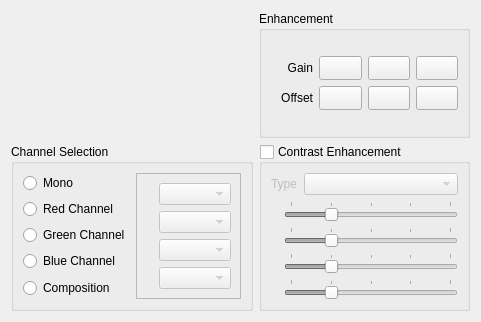
<?xml version="1.0" encoding="UTF-8"?>
<ui version="4.0">
 <class>RasterSymbolizerWidgetForm</class>
 <widget class="QWidget" name="RasterSymbolizerWidgetForm">
  <property name="geometry">
   <rect>
    <x>0</x>
    <y>0</y>
    <width>481</width>
    <height>322</height>
   </rect>
  </property>
  <property name="windowTitle">
   <string>Raster Symbolizer</string>
  </property>
  <layout class="QGridLayout" name="m_mainGridLayout">
   <item row="0" column="0">
    <layout class="QGridLayout" name="m_internalGridLayout">
     <item row="0" column="0">
      <widget class="QWidget" name="m_opacityWidget" native="true">
       <property name="sizePolicy">
        <sizepolicy hsizetype="Preferred" vsizetype="Preferred">
         <horstretch>0</horstretch>
         <verstretch>0</verstretch>
        </sizepolicy>
       </property>
      </widget>
     </item>
     <item row="0" column="1">
      <widget class="QGroupBox" name="m_enhancementGroupBox">
       <property name="title">
        <string>Enhancement</string>
       </property>
       <property name="flat">
        <bool>true</bool>
       </property>
       <layout class="QGridLayout" name="gridLayout_8">
        <item row="0" column="0">
         <layout class="QGridLayout" name="gridLayout_7">
          <item row="0" column="0">
           <layout class="QGridLayout" name="gridLayout_5">
            <item row="0" column="0">
             <widget class="QLabel" name="m_gainLabel">
              <property name="minimumSize">
               <size>
                <width>40</width>
                <height>0</height>
               </size>
              </property>
              <property name="text">
               <string>Gain</string>
              </property>
              <property name="alignment">
               <set>Qt::AlignRight|Qt::AlignTrailing|Qt::AlignVCenter</set>
              </property>
             </widget>
            </item>
            <item row="0" column="1">
             <widget class="QPushButton" name="m_gainPlusPushButton">
              <property name="maximumSize">
               <size>
                <width>16777215</width>
                <height>24</height>
               </size>
              </property>
              <property name="text">
               <string/>
              </property>
              <property name="icon">
               <iconset>
                <normaloff>:/tvLite/images/plus.png</normaloff>:/tvLite/images/plus.png</iconset>
              </property>
              <property name="flat">
               <bool>false</bool>
              </property>
             </widget>
            </item>
            <item row="0" column="2">
             <widget class="QPushButton" name="m_gainMinusPushButton">
              <property name="maximumSize">
               <size>
                <width>16777215</width>
                <height>24</height>
               </size>
              </property>
              <property name="text">
               <string/>
              </property>
              <property name="icon">
               <iconset>
                <normaloff>:/tvLite/images/minus.png</normaloff>:/tvLite/images/minus.png</iconset>
              </property>
              <property name="flat">
               <bool>false</bool>
              </property>
             </widget>
            </item>
            <item row="0" column="3">
             <widget class="QPushButton" name="m_gainResetPushButton">
              <property name="maximumSize">
               <size>
                <width>16777215</width>
                <height>24</height>
               </size>
              </property>
              <property name="text">
               <string/>
              </property>
              <property name="flat">
               <bool>false</bool>
              </property>
             </widget>
            </item>
           </layout>
          </item>
          <item row="1" column="0">
           <layout class="QGridLayout" name="gridLayout_6">
            <item row="0" column="0">
             <widget class="QLabel" name="m_offSetLabel">
              <property name="minimumSize">
               <size>
                <width>40</width>
                <height>0</height>
               </size>
              </property>
              <property name="text">
               <string>Offset</string>
              </property>
              <property name="alignment">
               <set>Qt::AlignRight|Qt::AlignTrailing|Qt::AlignVCenter</set>
              </property>
             </widget>
            </item>
            <item row="0" column="1">
             <widget class="QPushButton" name="m_offsetPlusPushButton">
              <property name="maximumSize">
               <size>
                <width>16777215</width>
                <height>24</height>
               </size>
              </property>
              <property name="text">
               <string/>
              </property>
              <property name="icon">
               <iconset>
                <normaloff>:/tvLite/images/plus.png</normaloff>:/tvLite/images/plus.png</iconset>
              </property>
              <property name="flat">
               <bool>false</bool>
              </property>
             </widget>
            </item>
            <item row="0" column="2">
             <widget class="QPushButton" name="m_offsetMinusPushButton">
              <property name="maximumSize">
               <size>
                <width>16777215</width>
                <height>24</height>
               </size>
              </property>
              <property name="text">
               <string/>
              </property>
              <property name="icon">
               <iconset>
                <normaloff>:/tvLite/images/minus.png</normaloff>:/tvLite/images/minus.png</iconset>
              </property>
              <property name="flat">
               <bool>false</bool>
              </property>
             </widget>
            </item>
            <item row="0" column="3">
             <widget class="QPushButton" name="m_offsetResetPushButton">
              <property name="maximumSize">
               <size>
                <width>16777215</width>
                <height>24</height>
               </size>
              </property>
              <property name="text">
               <string/>
              </property>
             </widget>
            </item>
           </layout>
          </item>
         </layout>
        </item>
       </layout>
      </widget>
     </item>
     <item row="1" column="0">
      <widget class="QGroupBox" name="m_compositionGroupBox">
       <property name="title">
        <string>Channel Selection</string>
       </property>
       <property name="flat">
        <bool>true</bool>
       </property>
       <layout class="QGridLayout" name="gridLayout_44">
        <item row="0" column="0">
         <widget class="QRadioButton" name="m_composeMRadioButton">
          <property name="text">
           <string>Mono</string>
          </property>
         </widget>
        </item>
        <item row="0" column="1" rowspan="5">
         <widget class="QFrame" name="rasterCompositionFrame">
          <property name="enabled">
           <bool>true</bool>
          </property>
          <property name="frameShape">
           <enum>QFrame::StyledPanel</enum>
          </property>
          <property name="frameShadow">
           <enum>QFrame::Raised</enum>
          </property>
          <layout class="QGridLayout" name="gridLayout_43">
           <item row="0" column="0">
            <layout class="QGridLayout" name="gridLayout_27">
             <item row="4" column="0">
              <widget class="QLabel" name="m_composeBlueLabel">
               <property name="maximumSize">
                <size>
                 <width>14</width>
                 <height>14</height>
                </size>
               </property>
               <property name="text">
                <string/>
               </property>
               <property name="pixmap">
                <pixmap>:/bullets/images/bullet_blue.png</pixmap>
               </property>
               <property name="scaledContents">
                <bool>true</bool>
               </property>
               <property name="buddy">
                <cstring>m_composeBComboBox</cstring>
               </property>
              </widget>
             </item>
             <item row="4" column="1">
              <widget class="QComboBox" name="m_composeBComboBox">
               <property name="enabled">
                <bool>false</bool>
               </property>
               <property name="sizePolicy">
                <sizepolicy hsizetype="MinimumExpanding" vsizetype="Fixed">
                 <horstretch>0</horstretch>
                 <verstretch>0</verstretch>
                </sizepolicy>
               </property>
              </widget>
             </item>
             <item row="3" column="0">
              <widget class="QLabel" name="m_composeGreenLabel">
               <property name="maximumSize">
                <size>
                 <width>14</width>
                 <height>14</height>
                </size>
               </property>
               <property name="text">
                <string/>
               </property>
               <property name="pixmap">
                <pixmap>:/bullets/images/bullet_green.png</pixmap>
               </property>
               <property name="scaledContents">
                <bool>true</bool>
               </property>
               <property name="buddy">
                <cstring>m_composeGComboBox</cstring>
               </property>
              </widget>
             </item>
             <item row="3" column="1">
              <widget class="QComboBox" name="m_composeGComboBox">
               <property name="enabled">
                <bool>false</bool>
               </property>
               <property name="sizePolicy">
                <sizepolicy hsizetype="MinimumExpanding" vsizetype="Fixed">
                 <horstretch>0</horstretch>
                 <verstretch>0</verstretch>
                </sizepolicy>
               </property>
              </widget>
             </item>
             <item row="1" column="0">
              <widget class="QLabel" name="m_composeRedLabel">
               <property name="maximumSize">
                <size>
                 <width>14</width>
                 <height>14</height>
                </size>
               </property>
               <property name="text">
                <string/>
               </property>
               <property name="pixmap">
                <pixmap>:/bullets/images/bullet_red.png</pixmap>
               </property>
               <property name="scaledContents">
                <bool>true</bool>
               </property>
               <property name="buddy">
                <cstring>m_composeRComboBox</cstring>
               </property>
              </widget>
             </item>
             <item row="1" column="1">
              <widget class="QComboBox" name="m_composeRComboBox">
               <property name="enabled">
                <bool>false</bool>
               </property>
               <property name="sizePolicy">
                <sizepolicy hsizetype="MinimumExpanding" vsizetype="Fixed">
                 <horstretch>0</horstretch>
                 <verstretch>0</verstretch>
                </sizepolicy>
               </property>
              </widget>
             </item>
             <item row="0" column="1">
              <widget class="QComboBox" name="m_composeMComboBox">
               <property name="enabled">
                <bool>false</bool>
               </property>
               <property name="sizePolicy">
                <sizepolicy hsizetype="MinimumExpanding" vsizetype="Fixed">
                 <horstretch>0</horstretch>
                 <verstretch>0</verstretch>
                </sizepolicy>
               </property>
              </widget>
             </item>
             <item row="0" column="0">
              <widget class="QLabel" name="m_composeMonoLabel">
               <property name="maximumSize">
                <size>
                 <width>14</width>
                 <height>14</height>
                </size>
               </property>
               <property name="text">
                <string/>
               </property>
               <property name="pixmap">
                <pixmap>:/bullets/images/bullet_gray.png</pixmap>
               </property>
               <property name="scaledContents">
                <bool>true</bool>
               </property>
               <property name="buddy">
                <cstring>m_composeMComboBox</cstring>
               </property>
              </widget>
             </item>
            </layout>
           </item>
          </layout>
         </widget>
        </item>
        <item row="1" column="0">
         <widget class="QRadioButton" name="m_composeRRadioButton">
          <property name="text">
           <string>Red Channel</string>
          </property>
         </widget>
        </item>
        <item row="2" column="0">
         <widget class="QRadioButton" name="m_composeGRadioButton">
          <property name="text">
           <string>Green Channel</string>
          </property>
         </widget>
        </item>
        <item row="3" column="0">
         <widget class="QRadioButton" name="m_composeBRadioButton">
          <property name="text">
           <string>Blue Channel</string>
          </property>
         </widget>
        </item>
        <item row="4" column="0">
         <widget class="QRadioButton" name="m_composeCRadioButton">
          <property name="text">
           <string>Composition</string>
          </property>
         </widget>
        </item>
       </layout>
      </widget>
     </item>
     <item row="1" column="1">
      <widget class="QGroupBox" name="m_contrastGroupBox">
       <property name="title">
        <string>Contrast Enhancement</string>
       </property>
       <property name="flat">
        <bool>true</bool>
       </property>
       <property name="checkable">
        <bool>true</bool>
       </property>
       <property name="checked">
        <bool>false</bool>
       </property>
       <layout class="QGridLayout" name="gridLayout_4">
        <item row="0" column="0">
         <layout class="QGridLayout" name="gridLayout_3">
          <item row="1" column="0">
           <layout class="QGridLayout" name="gridLayout_2">
            <item row="0" column="0">
             <widget class="QLabel" name="m_rContrastLabel">
              <property name="maximumSize">
               <size>
                <width>14</width>
                <height>14</height>
               </size>
              </property>
              <property name="text">
               <string/>
              </property>
              <property name="pixmap">
               <pixmap>:/bullets/images/bullet_red.png</pixmap>
              </property>
              <property name="scaledContents">
               <bool>true</bool>
              </property>
             </widget>
            </item>
            <item row="0" column="1">
             <widget class="QSlider" name="m_contrastRHorizontalSlider">
              <property name="minimumSize">
               <size>
                <width>100</width>
                <height>0</height>
               </size>
              </property>
              <property name="maximum">
               <number>400</number>
              </property>
              <property name="singleStep">
               <number>10</number>
              </property>
              <property name="sliderPosition">
               <number>100</number>
              </property>
              <property name="tracking">
               <bool>true</bool>
              </property>
              <property name="orientation">
               <enum>Qt::Horizontal</enum>
              </property>
              <property name="tickPosition">
               <enum>QSlider::TicksAbove</enum>
              </property>
              <property name="tickInterval">
               <number>100</number>
              </property>
             </widget>
            </item>
            <item row="1" column="0">
             <widget class="QLabel" name="m_gContrastLabel">
              <property name="maximumSize">
               <size>
                <width>14</width>
                <height>14</height>
               </size>
              </property>
              <property name="text">
               <string/>
              </property>
              <property name="pixmap">
               <pixmap>:/bullets/images/bullet_green.png</pixmap>
              </property>
              <property name="scaledContents">
               <bool>true</bool>
              </property>
             </widget>
            </item>
            <item row="1" column="1">
             <widget class="QSlider" name="m_contrastGHorizontalSlider">
              <property name="minimumSize">
               <size>
                <width>100</width>
                <height>0</height>
               </size>
              </property>
              <property name="maximum">
               <number>400</number>
              </property>
              <property name="singleStep">
               <number>10</number>
              </property>
              <property name="sliderPosition">
               <number>100</number>
              </property>
              <property name="tracking">
               <bool>true</bool>
              </property>
              <property name="orientation">
               <enum>Qt::Horizontal</enum>
              </property>
              <property name="tickPosition">
               <enum>QSlider::TicksAbove</enum>
              </property>
              <property name="tickInterval">
               <number>100</number>
              </property>
             </widget>
            </item>
            <item row="2" column="0">
             <widget class="QLabel" name="m_bContrastLabel">
              <property name="maximumSize">
               <size>
                <width>14</width>
                <height>14</height>
               </size>
              </property>
              <property name="text">
               <string/>
              </property>
              <property name="pixmap">
               <pixmap>:/bullets/images/bullet_blue.png</pixmap>
              </property>
              <property name="scaledContents">
               <bool>true</bool>
              </property>
             </widget>
            </item>
            <item row="2" column="1">
             <widget class="QSlider" name="m_contrastBHorizontalSlider">
              <property name="minimumSize">
               <size>
                <width>100</width>
                <height>0</height>
               </size>
              </property>
              <property name="maximum">
               <number>400</number>
              </property>
              <property name="singleStep">
               <number>10</number>
              </property>
              <property name="sliderPosition">
               <number>100</number>
              </property>
              <property name="tracking">
               <bool>true</bool>
              </property>
              <property name="orientation">
               <enum>Qt::Horizontal</enum>
              </property>
              <property name="tickPosition">
               <enum>QSlider::TicksAbove</enum>
              </property>
              <property name="tickInterval">
               <number>100</number>
              </property>
             </widget>
            </item>
            <item row="3" column="0">
             <widget class="QLabel" name="m_mContrastLabel">
              <property name="maximumSize">
               <size>
                <width>14</width>
                <height>14</height>
               </size>
              </property>
              <property name="text">
               <string/>
              </property>
              <property name="pixmap">
               <pixmap>:/bullets/images/bullet_gray.png</pixmap>
              </property>
              <property name="scaledContents">
               <bool>true</bool>
              </property>
             </widget>
            </item>
            <item row="3" column="1">
             <widget class="QSlider" name="m_contrastMHorizontalSlider">
              <property name="minimumSize">
               <size>
                <width>100</width>
                <height>0</height>
               </size>
              </property>
              <property name="maximum">
               <number>400</number>
              </property>
              <property name="singleStep">
               <number>10</number>
              </property>
              <property name="sliderPosition">
               <number>100</number>
              </property>
              <property name="tracking">
               <bool>true</bool>
              </property>
              <property name="orientation">
               <enum>Qt::Horizontal</enum>
              </property>
              <property name="tickPosition">
               <enum>QSlider::TicksAbove</enum>
              </property>
              <property name="tickInterval">
               <number>100</number>
              </property>
             </widget>
            </item>
           </layout>
          </item>
          <item row="0" column="0">
           <layout class="QGridLayout" name="gridLayout">
            <item row="0" column="0">
             <widget class="QLabel" name="m_contrastTypeLabel">
              <property name="text">
               <string>Type</string>
              </property>
             </widget>
            </item>
            <item row="0" column="1">
             <widget class="QComboBox" name="m_contrastTypeComboBox">
              <property name="sizePolicy">
               <sizepolicy hsizetype="MinimumExpanding" vsizetype="Fixed">
                <horstretch>0</horstretch>
                <verstretch>0</verstretch>
               </sizepolicy>
              </property>
             </widget>
            </item>
           </layout>
          </item>
         </layout>
        </item>
       </layout>
      </widget>
     </item>
    </layout>
   </item>
  </layout>
 </widget>
 <resources/>
 <connections/>
</ui>
